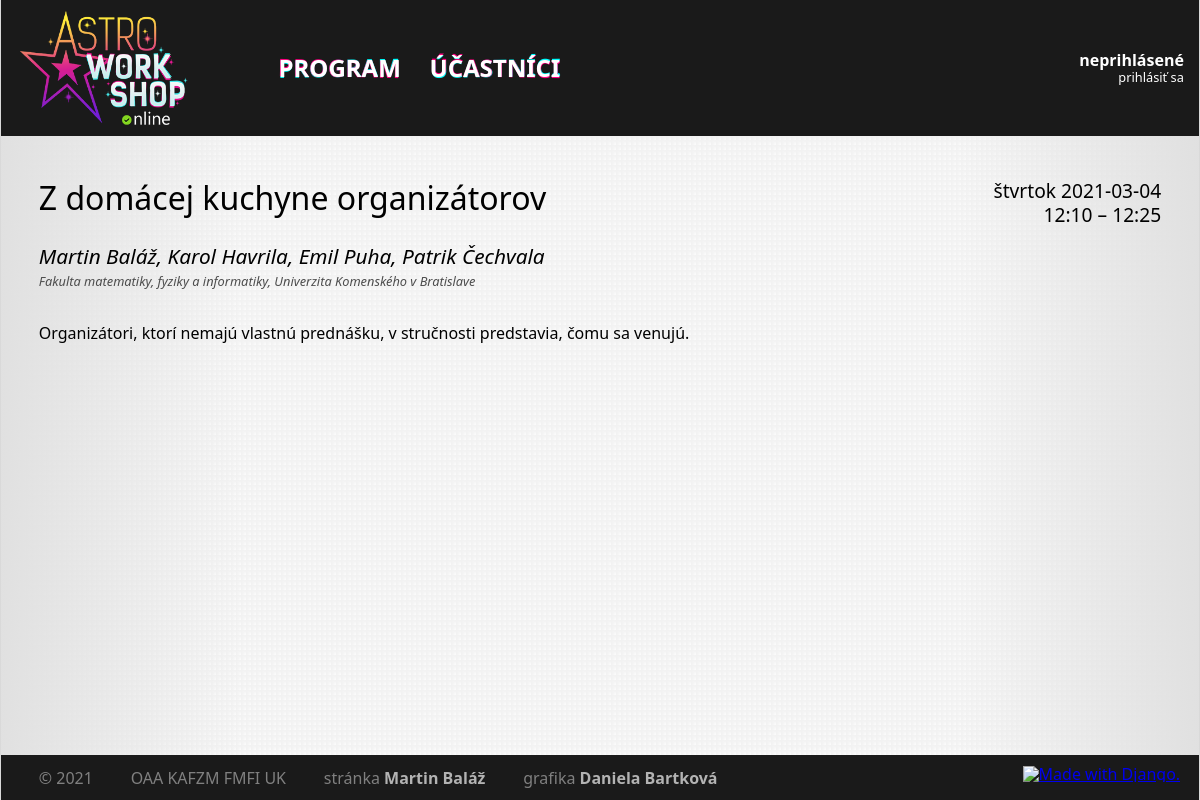
The app's page /talk/62/ with its own data.
### core/models/slot.py (models this page shows, shortened)
class Slot(models.Model):
    class Meta:
        ordering = ['start', 'duration']
    objects = SlotQuerySet.as_manager()
    CATEGORY_TALK = 'T'
    CATEGORY_WORKSHOP = 'W'
    CATEGORY_MEAL = 'M'
    CATEGORY_OTHER = 'O'
    CATEGORIES = [
        (CATEGORY_TALK, 'Prednáška'),
        (CATEGORY_WORKSHOP, 'Workshop'),
        (CATEGORY_MEAL, 'Jedlo'),
        (CATEGORY_OTHER, 'Ostatné'),
    ]
    title = models.CharField(blank=True, max_length=256)
    abstract = models.TextField(blank=True, max_length=4096)
    start = models.DateTimeField(null=True, blank=True)
    duration = models.PositiveIntegerField(null=False)
    note = models.CharField(blank=True, max_length=256)
    person = models.ManyToManyField('Participant', related_name='slots', blank=True)
    event = models.ForeignKey('Event', null=True, blank=True, on_delete=models.CASCADE)
    category = models.CharField(max_length=1, choices=CATEGORIES, default=CATEGORY_TALK)
    presentation = models.FileField(
        null=True,
        blank=True,
        upload_to=presentation_filename,
    )

### core/models/participant.py (models this page shows, shortened)
class Participant(AbstractUser):
    class Meta:
        ordering = ['last_name', 'first_name']
    objects = ParticipantManager()
    institutes = models.ManyToManyField(
        'Institute',
        through='Affiliation',
        related_name = 'people',
    )
    events = models.ManyToManyField(
        'Event',
        through='Participation',
        related_name = 'participants',
    )
    about = models.TextField(blank=True)

### core/models/institute.py (models this page shows, shortened)
class Institute(models.Model):
    class Meta:
        ordering = ['full_name']
    short_name = models.CharField(max_length=32)
    full_name = models.CharField(max_length=256)

### core/views/slot.py (the view)
# urls.py: path('talk/<int:id>/', slot.SlotView.as_view(), name='slot'),
class SlotView(django.views.generic.DetailView):
    model = Slot
    context_object_name = 'slot'
    template_name = 'core/slot.html'
    slug_field = 'id'
    slug_url_kwarg = 'id'
    def get_queryset(self):
        return self.model.objects.with_people()

### core/models/participant.py (called while the page is built)
    def with_current_affiliations(self, date):
        return self.prefetch_related(
            Prefetch(
                'institutes',
                queryset=Institute.objects.filter(
                    (Q(affiliation__start__lte=date) | Q(affiliation__start=None)) & (Q(affiliation__end__gte=date) | Q(affiliation__end=None))
                ).distinct(),
                to_attr='current_affiliations',
            ),
        )

### core/models/slot.py (called while the page is built)
    def with_people(self):
        Participant = apps.get_model('core', 'Participant')
        return self.prefetch_related(
            Prefetch(
                'person',
                queryset=Participant.objects.with_current_affiliations(F('people__slots__start')),
                to_attr='people'
            )
        ).annotate(
            people_count=Count('person')
        )

### core/templatetags/astro.py (called while the page is built)
@register.filter(name='add_minutes')
def add_minutes(base, value):
    return base + datetime.timedelta(minutes=value)

@register.filter(name='replace')
def replace(string, args):
    search  = args.split(args[0])[1]
    replace = args.split(args[0])[2]
    return mark_safe(re.sub(search, replace, string))

### core/templates/core/slot.html (shortened to what this page needs)
{% extends 'core/base.html' %}
{% load tz astro %}
{% block page %}
    <div class="title">
        <h2 class="slot-title">
            {{ slot.title }}
        </h2>
        <div class="time">
            <div class="time-inner">
                <span class="time">
                    {{ slot.start|timezone:"Europe/Bratislava"|date:"l Y-m-d"|replace:"#-#&dash;" }}
                    {{ slot.start|timezone:"Europe/Bratislava"|date:"H:i" }}
                    {% if slot.start and slot.duration > 0 %}
                        &ndash;&nbsp;{{ slot.start|add_minutes:slot.duration|timezone:"Europe/Bratislava"|time:"H:i" }}
                    {% endif %}
                </span>
            </div>
        </div>
    </div>
    <div class="authors">
        {% if slot.people_count > 0 %}
            {% regroup slot.people by current_affiliations as affiliated %}
            {% for affs, people in affiliated %}
                <div class="author">
                    <div class="name">
                        {% for person in people %}
                            {{ person.get_full_name }}{% if not forloop.last %}, {% endif %}
                        {% endfor %}
                    </div>
                    <div class="affiliation">
                        {% for aff in affs %}
                            {{ aff.full_name }}<br />
                        {% endfor %}
                    </div>
                </div>
            {% endfor %}
        {% endif %}
    </div>
    <p class="abstract">
        {% if slot.abstract %}
            {{ slot.abstract|replace:"#\n#<br />" }}
        {% else %}
            {% if slot.type == Slot.CATEGORY_TALK %}
                <span class="empty">
                    Táto prednáška nemá abstrakt.
                </span>
            {% endif %}
        {% endif %}
    </p>
{% endblock %}

### static/css/main.css (style rules this page uses)
html { width: 100%; font-family: "Segoe UI", "Verdana", sans-serif; padding: 0px; }
body { height: 100%; margin: 0px; min-height: 100vh; overflow-y: scroll; background-color: hsl(0, 0%, 92%); background-image: url("/static/images/background.png"); background-repeat: repeat; background-size: 1000px 560px; }
h2 { font-size: 200%; font-weight: 500; padding-bottom: 5mm; line-height: 1.5; }
div.author { line-height: 1.5; width: 80%; }
div.time { width: 20%; float: right; vertical-align: middle; }
p { clear: both; line-height: 1.5; }
div.title { width: 100%; display: flex; }
div.title h2 { flex: 1; }
div.title div.time { flex: 0 0 200px; }
div.time div.time-inner { position: relative; width: 100%; height: 100%; }
div.time span.time { display: block; position: absolute; height: 15mm; width: 200px; font-size: 120%; top: 50%; text-align: right; transform: translateY(-50%); }
div.authors { padding-bottom: 5mm; }
div.authors div.author { padding-bottom: 3mm; }
div.author div.name { width: 100%; font-size: 130%; font-style: italic; }
div.author div.affiliation { width: 100%; color: hsl(0, 0%, 30%); font-style: italic; font-size: 80%; }
p.abstract { padding-top: 0mm; padding-bottom: 3mm; }

### records on screen
Slot: title "Z domácej kuchyne organizátorov", start "štvrtok 2021‐03‐04", start "12:10", start|add_minutes "12:25", abstract "Organizátori, ktorí nemajú vlastnú prednášku, v stručnosti predstavia, čomu sa venujú."
Institute: full_name "Fakulta matematiky, fyziky a informatiky, Univerzita Komenského v Bratislave"
Participant: get_full_name "Martin Baláž"
Participant: get_full_name "Karol Havrila"
Participant: get_full_name "Emil Puha"
Participant: get_full_name "Patrik Čechvala"
